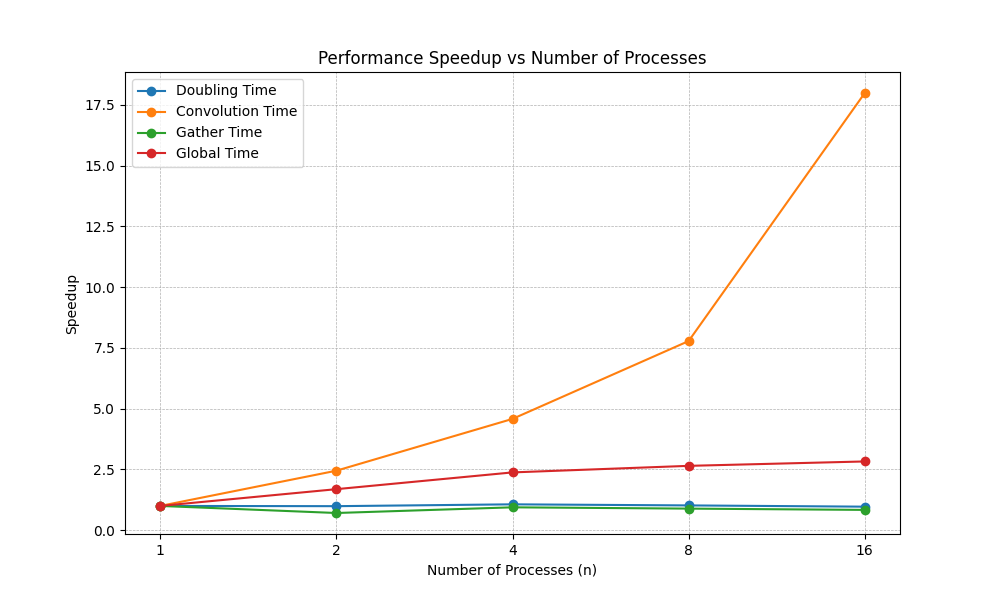

Source code (Python):
import matplotlib.pyplot as plt
import numpy as np

# Data from the table
n_values = [1, 2, 4, 8, 16]
metrics = {
    "Doubling Time": [3.934, 3.973, 3.691, 3.853, 4.057],
    "Convolution Time": [33.523, 13.687, 7.320, 4.308, 1.864],
    "Gather Time": [3.331, 4.697, 3.533, 3.745, 3.980],
    "Global Time": [44.175, 26.147, 18.569, 16.679, 15.612],
}

# Calculate speedup for each metric
speedup_metrics = {
    metric: [values[0] / value for value in values]
    for metric, values in metrics.items()
}

# Plot each metric's speedup
plt.figure(figsize=(10, 6))
for metric, speedup_values in speedup_metrics.items():
    plt.plot(n_values, speedup_values, marker='o', label=metric)

# Formatting the plot
plt.xlabel("Number of Processes (n)")
plt.ylabel("Speedup")
plt.title("Performance Speedup vs Number of Processes")
plt.xscale("log", base=2)  # Log scale for better visualization
plt.xticks(n_values, labels=[str(n) for n in n_values])
plt.legend()
plt.grid(True, which="both", linestyle="--", linewidth=0.5)

# Show plot
plt.show()
